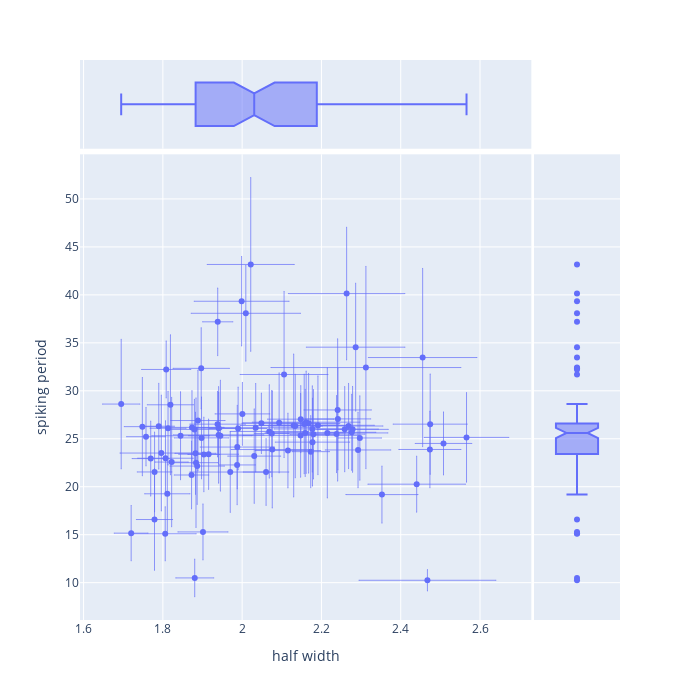

Source (notebook cell):
### Code cell
fig = plx.scatter(summary,x="half width",y="spiking period", width=700, height=700, 
                  marginal_x="box", marginal_y="box",error_x="half width err", error_y="spiking period err")
#                   marginal_x="histogram", marginal_y="histogram", error_x="half width err", error_y="spiking period err")

fig.update_traces({"error_x_width":.4, "error_y_width":.4,"error_x_thickness":.7,"error_y_thickness":.7},col=1,row=1)
fig.show()
